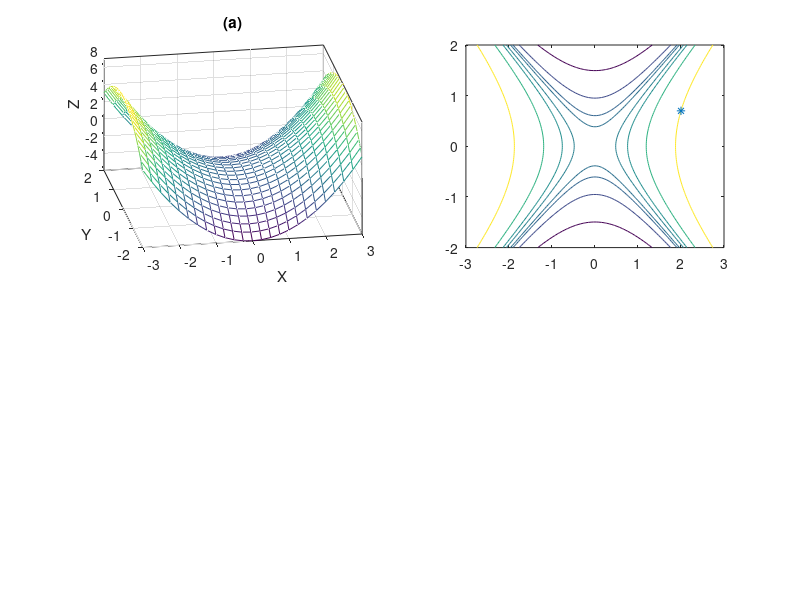

Recreate this plot in MATLAB. (Note: this script raises an error after producing the figure.)
% Hessian around a saddle point
% J.-S. Roger Jang, April 1996

a=1;b=0;c=-1;d=0;e=0;
A = [a b/2; b/2 c];
B = [d; e];
C = 0;
point_n = 25;
xx=linspace(-3, 3, point_n);
yy=linspace(-2, 2, point_n);
[x,y]=meshgrid(xx,yy);
z=a*x.^2+b*x.*y+c*y.^2+d*x+e*y;
dz_dx = 2*a*x+b*y+d;
dz_dy = b*x+2*c*y+e;

subplot(221);
mesh(x, y, z);
view([-10, 35]); set(gca, 'box', 'on');
axis([-inf inf -inf inf -inf inf]);
xlabel('X'); ylabel('Y'); zlabel('Z');
title('(a)');

subplot(222);
x0 = 2; y0 = 0.7;
gd_count = 8;
position = zeros(gd_count, 2);
position(1,1) = x0; position(1,2) = y0;
t = position(1, :)';
contour_level = t'*A*t+B'*t+C;
kappa = 0.02;
for i = 2:gd_count,
	g = A*t+B;
	eta = g'*g/(g'*A*g);
	position(i,:)=position(i-1,:)-eta*g';
	t = position(i,:)';
	contour_level = [contour_level; t'*A*t+B'*t+C];
end

% Resampling to have a better contours
point_n = 100;
xx=linspace(-3, 3, point_n);
yy=linspace(-2, 2, point_n);
[x,y]=meshgrid(xx,yy);
z=a*x.^2+b*x.*y+c*y.^2+d*x+e*y;
contour(x, y, z, contour_level);
hold on;
plot(x0, y0, '*');
arrow(position(:, 1), position(:, 2));
x_opt = position(gd_count,1); y_opt = position(gd_count,2);
xlabel('X'); ylabel('Y'); title('(b)');
hold off;
axis([min(xx) max(xx) min(yy) max(yy)]);
axis image;
